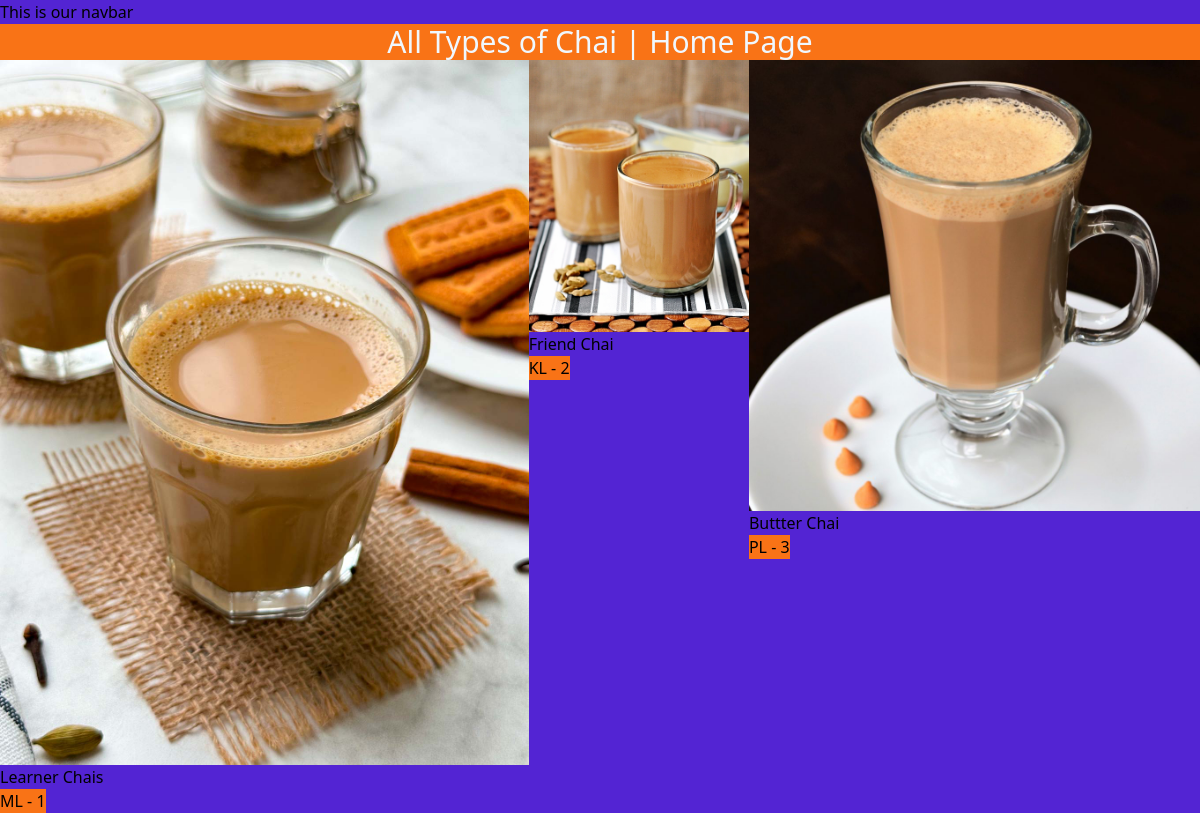
The app's page /chai/ with its own data.
### chai/models.py (models this page shows, shortened)
class ChaiVarity(models.Model):
    CHAI_TYPE_CHOICE = [
        ( 'ML', 'MASALA'),
        ( 'GR', 'GINGER'),
        ( 'KL', 'KIWI'),
        ( 'PL', 'PLAIN'),
        ( 'EL', 'ELAICHI'),
    ]
    name = models.CharField(max_length=100)
    image = models.ImageField(upload_to='chais/')
    date_added = models.DateTimeField(default=timezone.now)
    type = models.CharField(max_length=2, choices=CHAI_TYPE_CHOICE)
    description = models.TextField(default='')

### chai/views.py (the view)
# urls.py: path("", views.all_chai, name='allChai'),
def all_chai(request):
    chais = ChaiVarity.objects.all()
    return render(request, 'chai/all_chai.html', {'chais': chais})

### chai/templates/chai/all_chai.html (shortened to what this page needs)
{% extends "layout.html" %}
{% block content %}
    <h1 class=" bg-orange-500 text-3xl">All Types of Chai | Home Page</h1>
    <div class="flex">
        {% for chai in chais %}
            <div class=" bg-gray-500 m-5">
                <img class="rounded max-h-2.5" src="{{chai.image.url}}" alt="" >
                <h3 class="font-bold ">{{chai.name}}</h3>
                <a href="{% url 'chai_detail' chai.id %}">
                    <button class="bg-orange-500 w-[100%]">
                        {{chai.type}} - {{chai.id}}
                    </button>
                </a>
            </div>
        {% endfor %}
    </div>
{% endblock %}

### static/layout.css (style rules this page uses)
body { background: rgb(83, 36, 211); margin: 0; padding: 0; }
h1 { text-align: center; color: aliceblue; }

### records on screen
ChaiVarity: image (picture), name "Learner Chais", type "ML", id "1"
ChaiVarity: image (picture), name "Friend Chai", type "KL", id "2"
ChaiVarity: image (picture), name "Buttter Chai", type "PL", id "3"
